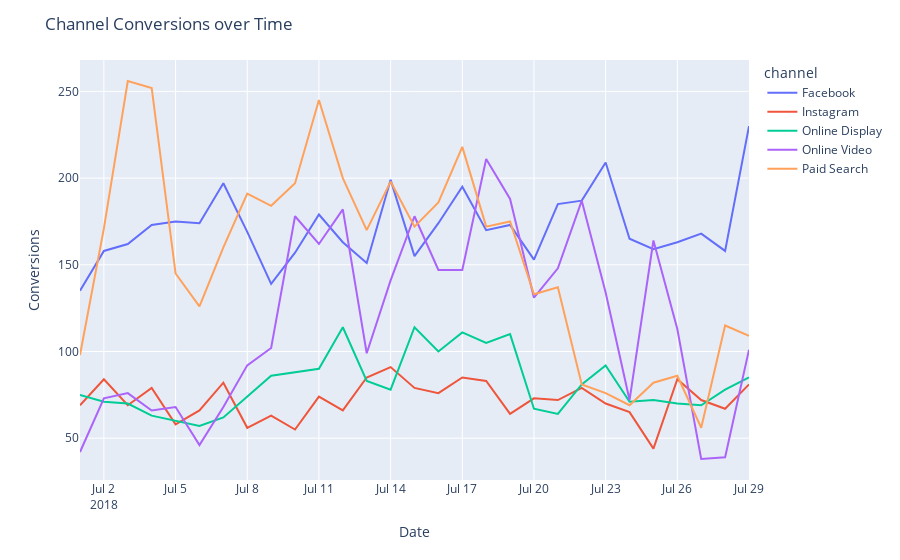

The code cell stored with this chart in its notebook:
### Markdown cell above
* Cookie: Anonymous customer id enabling us to track the progression of a given customer
* Timestamp: Date and time when the visit took place
* Interaction: Categorical variable indicating the type of interaction that took place
* Conversion: Boolean variable indicating whether a conversion took place
* Conversion Value: Value of the potential conversion event (revenue)
* Channel: The marketing channel that brought the customer to our site

### Code cell
# Convert the 'time' column to datetime
df['time'] = pd.to_datetime(df['time'], errors='coerce')

# Filter conversions and set 'time' to date
conversions = df[df['conversion'] == 1].copy()
conversions['time'] = conversions['time'].dt.date
conversions = conversions[conversions['time'] < pd.to_datetime("2018-07-30").date()]
conversions.drop(columns=['cookie', 'interaction'], inplace=True)

# Group by 'time' and 'channel' and sum
conversions = conversions.groupby(['time', 'channel'], as_index=False).sum()

# Create the plot
fig = px.line(conversions, x='time', y='conversion', color='channel')

fig.update_layout(
    title='Channel Conversions over Time',
    xaxis_title='Date',
    yaxis_title='Conversions'
)

fig.show()

### Figure 1 — Plotly figure (JSON) as saved in the notebook; plotly's stock layout.template omitted (floating-point values rounded to 4 significant figures)
{"data": [{"hovertemplate": "channel=Facebook<br>time=%{x}<br>conversion=%{y}<extra></extra>", "legendgroup": "Facebook", "line": {"color": "#636efa", "dash": "solid"}, "marker": {"symbol": "circle"}, "mode": "lines", "name": "Facebook", "orientation": "v", "showlegend": true, "type": "scatter", "x": ["2018-07-01", "2018-07-02", "2018-07-03", "2018-07-04", "2018-07-05", "2018-07-06", "2018-07-07", "2018-07-08", "2018-07-09", "2018-07-10", "2018-07-11", "2018-07-12", "2018-07-13", "2018-07-14", "2018-07-15", "2018-07-16", "2018-07-17", "2018-07-18", "2018-07-19", "2018-07-20", "2018-07-21", "2018-07-22", "2018-07-23", "2018-07-24", "2018-07-25", "2018-07-26", "2018-07-27", "2018-07-28", "2018-07-29"], "xaxis": "x", "y": [135, 158, 162, 173, 175, 174, 197, 169, 139, 157, 179, 163, 151, 199, 155, 174, 195, 170, 173, 153, 185, 187, 209, 165, 159, 163, 168, 158, 230], "yaxis": "y"}, {"hovertemplate": "channel=Instagram<br>time=%{x}<br>conversion=%{y}<extra></extra>", "legendgroup": "Instagram", "line": {"color": "#EF553B", "dash": "solid"}, "marker": {"symbol": "circle"}, "mode": "lines", "name": "Instagram", "orientation": "v", "showlegend": true, "type": "scatter", "x": ["2018-07-01", "2018-07-02", "2018-07-03", "2018-07-04", "2018-07-05", "2018-07-06", "2018-07-07", "2018-07-08", "2018-07-09", "2018-07-10", "2018-07-11", "2018-07-12", "2018-07-13", "2018-07-14", "2018-07-15", "2018-07-16", "2018-07-17", "2018-07-18", "2018-07-19", "2018-07-20", "2018-07-21", "2018-07-22", "2018-07-23", "2018-07-24", "2018-07-25", "2018-07-26", "2018-07-27", "2018-07-28", "2018-07-29"], "xaxis": "x", "y": [69, 84, 69, 79, 58, 66, 82, 56, 63, 55, 74, 66, 85, 91, 79, 76, 85, 83, 64, 73, 72, 79, 70, 65, 44, 84, 72, 67, 81], "yaxis": "y"}, {"hovertemplate": "channel=Online Display<br>time=%{x}<br>conversion=%{y}<extra></extra>", "legendgroup": "Online Display", "line": {"color": "#00cc96", "dash": "solid"}, "marker": {"symbol": "circle"}, "mode": "lines", "name": "Online Display", "orientation": "v", "showlegend": true, "type": "scatter", "x": ["2018-07-01", "2018-07-02", "2018-07-03", "2018-07-04", "2018-07-06", "2018-07-07", "2018-07-09", "2018-07-11", "2018-07-12", "2018-07-13", "2018-07-14", "2018-07-15", "2018-07-16", "2018-07-17", "2018-07-18", "2018-07-19", "2018-07-20", "2018-07-21", "2018-07-22", "2018-07-23", "2018-07-24", "2018-07-25", "2018-07-26", "2018-07-27", "2018-07-28", "2018-07-29"], "xaxis": "x", "y": [75, 71, 70, 63, 57, 62, 86, 90, 114, 83, 78, 114, 100, 111, 105, 110, 67, 64, 81, 92, 71, 72, 70, 69, 78, 85], "yaxis": "y"}, {"hovertemplate": "channel=Online Video<br>time=%{x}<br>conversion=%{y}<extra></extra>", "legendgroup": "Online Video", "line": {"color": "#ab63fa", "dash": "solid"}, "marker": {"symbol": "circle"}, "mode": "lines", "name": "Online Video", "orientation": "v", "showlegend": true, "type": "scatter", "x": ["2018-07-01", "2018-07-02", "2018-07-03", "2018-07-04", "2018-07-05", "2018-07-06", "2018-07-07", "2018-07-08", "2018-07-09", "2018-07-10", "2018-07-11", "2018-07-12", "2018-07-13", "2018-07-14", "2018-07-15", "2018-07-16", "2018-07-17", "2018-07-18", "2018-07-19", "2018-07-20", "2018-07-21", "2018-07-22", "2018-07-23", "2018-07-24", "2018-07-25", "2018-07-26", "2018-07-27", "2018-07-28", "2018-07-29"], "xaxis": "x", "y": [42, 73, 76, 66, 68, 46, 68, 92, 102, 178, 162, 182, 99, 141, 178, 147, 147, 211, 188, 131, 148, 187, 134, 72, 164, 113, 38, 39, 101], "yaxis": "y"}, {"hovertemplate": "channel=Paid Search<br>time=%{x}<br>conversion=%{y}<extra></extra>", "legendgroup": "Paid Search", "line": {"color": "#FFA15A", "dash": "solid"}, "marker": {"symbol": "circle"}, "mode": "lines", "name": "Paid Search", "orientation": "v", "showlegend": true, "type": "scatter", "x": ["2018-07-01", "2018-07-02", "2018-07-03", "2018-07-04", "2018-07-05", "2018-07-06", "2018-07-07", "2018-07-08", "2018-07-09", "2018-07-10", "2018-07-11", "2018-07-12", "2018-07-13", "2018-07-14", "2018-07-15", "2018-07-16", "2018-07-17", "2018-07-18", "2018-07-19", "2018-07-20", "2018-07-21", "2018-07-22", "2018-07-23", "2018-07-24", "2018-07-25", "2018-07-26", "2018-07-27", "2018-07-28", "2018-07-29"], "xaxis": "x", "y": [98, 171, 256, 252, 145, 126, 160, 191, 184, 197, 245, 200, 170, 198, 172, 186, 218, 172, 175, 133, 137, 81, 76, 69, 82, 86, 56, 115, 109], "yaxis": "y"}], "layout": {"autosize": true, "legend": {"title": {"text": "channel"}, "tracegroupgap": 0}, "margin": {"t": 60}, "title": {"text": "Channel Conversions over Time"}, "xaxis": {"anchor": "y", "autorange": true, "domain": [0, 1], "range": ["2018-07-01", "2018-07-29"], "title": {"text": "Date"}, "type": "date"}, "yaxis": {"anchor": "x", "autorange": true, "domain": [0, 1], "range": [25.89, 268.1], "title": {"text": "Conversions"}, "type": "linear"}}}
